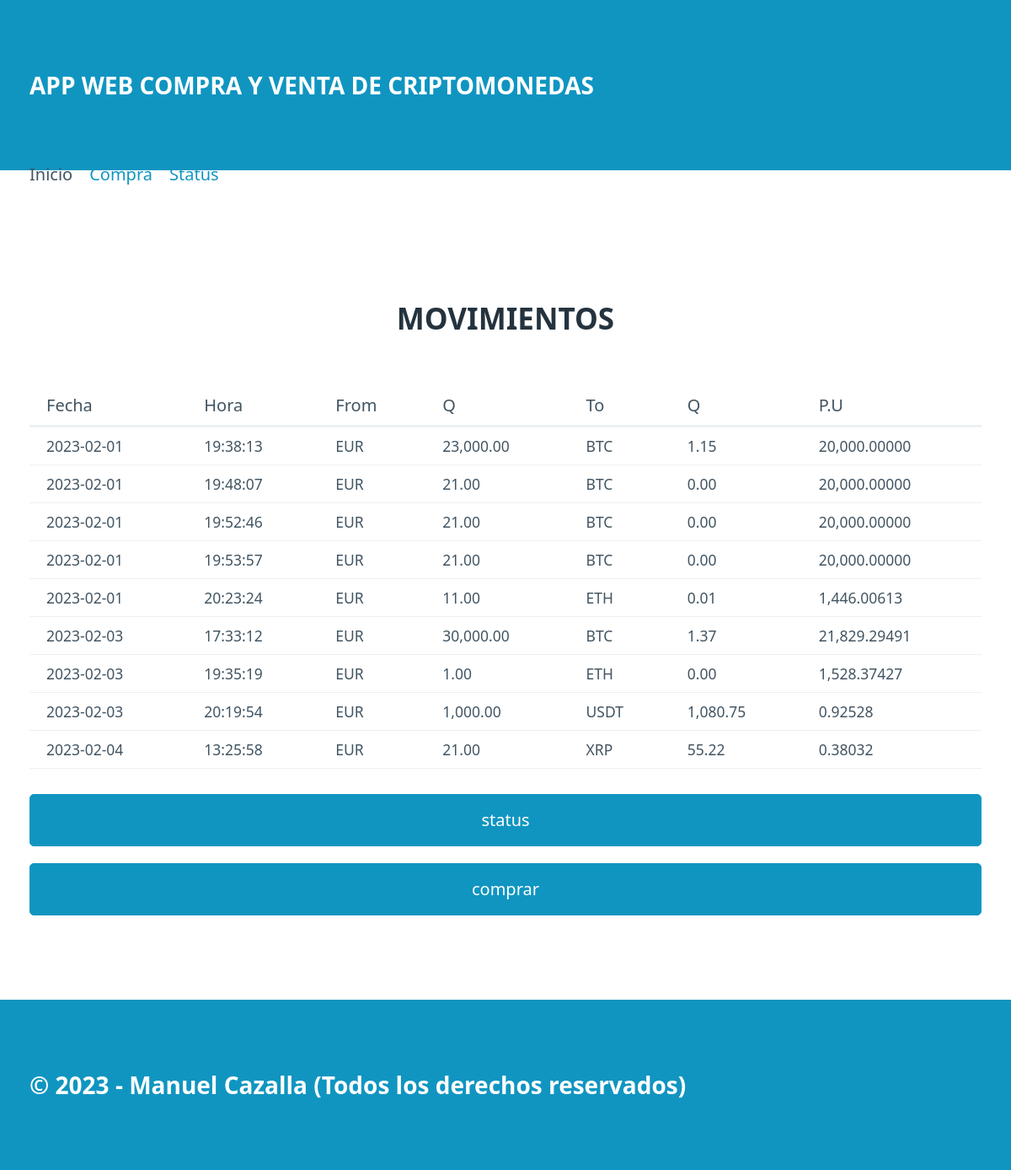
Before: / with the older database file.
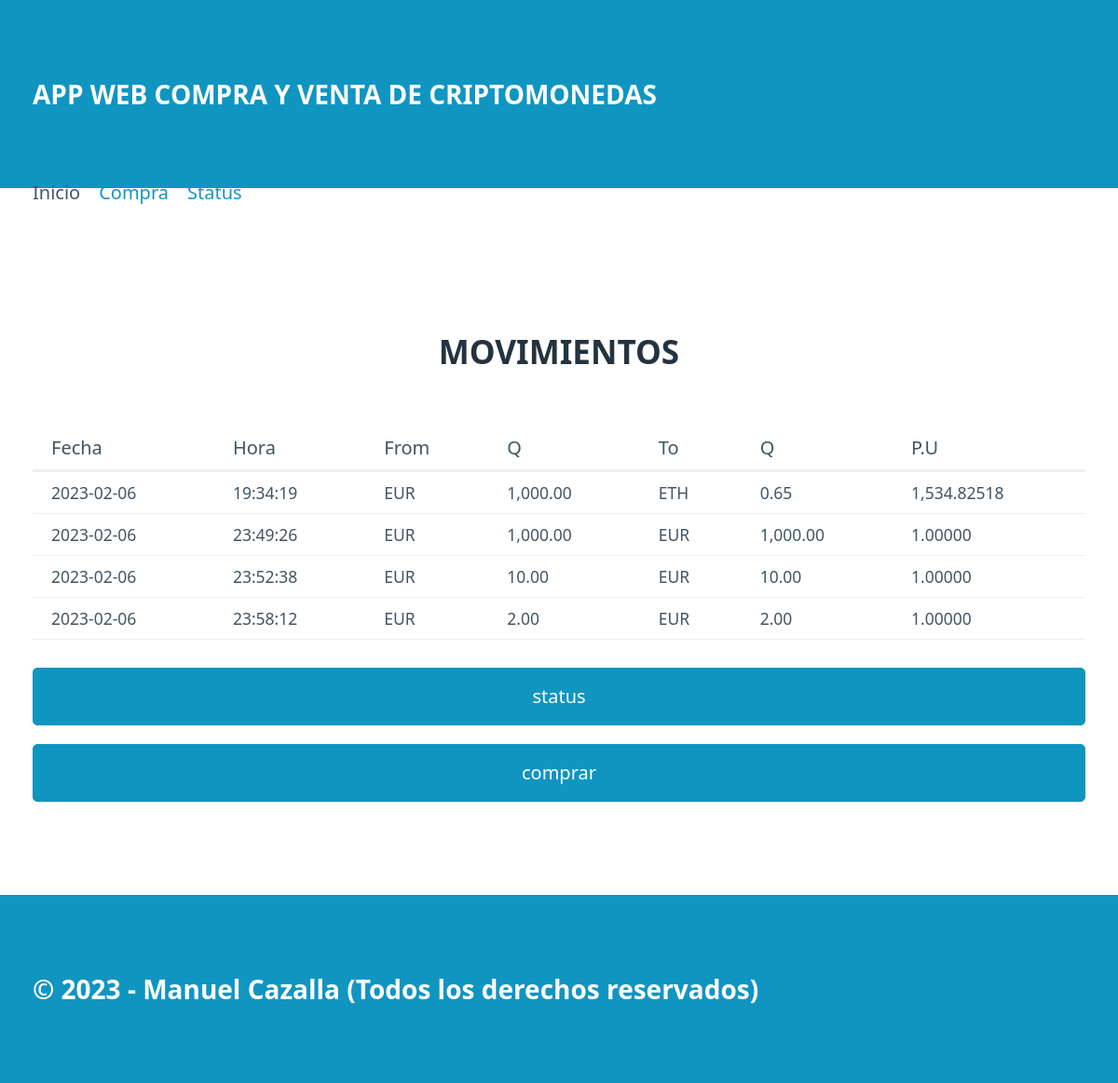
After: the same page with the newer database file.
### tables this page shows
CREATE TABLE "movimientos" (
	"id"	INTEGER,
	"date"	TEXT NOT NULL,
	"time"	TEXT NOT NULL,
	"moneda_from"	TEXT NOT NULL,
	"cantidad_from"	REAL,
	"moneda_to"	TEXT NOT NULL,
	"cantidad_to"	REAL,
	PRIMARY KEY("id" AUTOINCREMENT)
);

### blockchain/routes.py (the view)
@app.route("/")
def index():
    try:
        sqlite = ConecSqlite(ORIGIN_DATA)
        movimientos = sqlite.consultaSqlite("SELECT * from movimientos")
        return render_template("index.html",movements=  movimientos, puntero = "index.html",pageTitle ="movimimentos")
    except:
        flash("Base de datos no disponible,intentelo más tarde por favor",
              category="fallo")
        return render_template("index.html")

### blockchain/models.py (called while the page is built)
     def consultaSqlite(self,consulta):
            con = sqlite3.connect(self.ruta)
            cur = con.cursor()
            cur.execute(consulta)
            resultado = []
            columnas = cur.description
            filas = cur.fetchall()
            for dato in filas:
                movimiento = {}
                posicion = 0
                for nombre in columnas:
                    movimiento[nombre[0]] = dato[posicion]
                    posicion += 1
                resultado.append(movimiento)
            con.close()
            return resultado

### blockchain/templates/index.html
{% extends "base.html" %}
{% block section%}
        <table>
            <div class = "h2">
                <h2>MOVIMIENTOS</h2>
            </div>
            <thead>
               <tr>
                    <th>Fecha</th>
                    <th>Hora</th>
                    <th>From</th>
                    <th>Q</th>
                    <th>To</th>
                    <th>Q</th>
                    <th>P.U</th>
                </tr>
            </thead>
            <tbody>
                {% if movements %}
                {% for movement in movements %}
                <tr>
                    <td>{{movement.date}}</td>
                    <td>{{movement.time}}</td>
                    <td>{{movement.moneda_from}}</td>
                    <td>{{"{:,.2f}".format(movement.cantidad_from)}}</td>
                    <td>{{movement.moneda_to}}</td>
                    <td>{{"{:,.2f}".format (movement.cantidad_to)}}</td>
                    <td>{{"{:,.5f}".format(movement.cantidad_from / movement.cantidad_to)}}</td>
                </tr>
                {% endfor %}
                {% else%}
                <tr>
                    <td colspan="7" class="lista-vacia">NO HAY MOVIMIENTOS QUE MOSTRAR</td>
                </tr>
                {%endif%}
            </tbody>
        </table>
        <a href="/status"><button class ="status" method="POST">status</button></a>
        <a href="/purchase"><button class="comprar" method="POST">comprar</button></a>
{% endblock %}

### blockchain/templates/base.html (shortened to what this page needs)
<html lang="es">
<head>
    <link rel="stylesheet" href="/static/css/pico.css">
    <link rel="stylesheet" href="/static/css/styles.css">
</head>
<body>
    <header>
        <div class="container">
            APP WEB COMPRA Y VENTA DE CRIPTOMONEDAS
        </div>
    </header>
    <nav class="container">
        <ul>
            <li>
                {% if puntero == "index.html" %}
                <span>Inicio</span>
            </li>
            <li>
                <a href="/purchase">Compra</a>
            </li>
            <li>
                <a href="/status">Status</a>
            </li>
        </ul>
        {% endif %}
    </nav>
    <nav class="container">
        <ul>
            <li>
    </nav>
    <nav class="container">
        <ul>
            <li>
    </nav>
    <section class="container">
       {% block section %}{% endblock %}
    </section>
    <footer>
        <div class="container">
            &copy; 2023 - Manuel Cazalla (Todos los derechos reservados)
        </div>
    </footer>
</body>
</html>

### blockchain/static/css/styles.css (style rules this page uses)
header, footer { background-color: var(--primary); color: var(--primary-inverse); font-size: 1.4em; font-weight: bold; }
body { min-height: 100vh; display: grid; grid-template-rows: auto 10px 1fr auto; margin: 0; }
.h2 { text-align: center; }

Changed rows visible on the page:
removed movimientos: date "2023-02-01", time "19:38:13", moneda_from "EUR", cantidad_from "23,000.00", moneda_to "BTC", cantidad_to "1.15", movement.cantidad_from/movement.cantidad_to "20,000.00000"
removed movimientos: date "2023-02-01", time "19:48:07", moneda_from "EUR", cantidad_from "21.00", moneda_to "BTC", cantidad_to "0.00", movement.cantidad_from/movement.cantidad_to "20,000.00000"
removed movimientos: date "2023-02-01", time "19:52:46", moneda_from "EUR", cantidad_from "21.00", moneda_to "BTC", cantidad_to "0.00", movement.cantidad_from/movement.cantidad_to "20,000.00000"
removed movimientos: date "2023-02-01", time "19:53:57", moneda_from "EUR", cantidad_from "21.00", moneda_to "BTC", cantidad_to "0.00", movement.cantidad_from/movement.cantidad_to "20,000.00000"
removed movimientos: date "2023-02-01", time "20:23:24", moneda_from "EUR", cantidad_from "11.00", moneda_to "ETH", cantidad_to "0.01", movement.cantidad_from/movement.cantidad_to "1,446.00613"
removed movimientos: date "2023-02-03", time "17:33:12", moneda_from "EUR", cantidad_from "30,000.00", moneda_to "BTC", cantidad_to "1.37", movement.cantidad_from/movement.cantidad_to "21,829.29491"
removed movimientos: date "2023-02-03", time "19:35:19", moneda_from "EUR", cantidad_from "1.00", moneda_to "ETH", cantidad_to "0.00", movement.cantidad_from/movement.cantidad_to "1,528.37427"
removed movimientos: date "2023-02-03", time "20:19:54", moneda_from "EUR", cantidad_from "1,000.00", moneda_to "USDT", cantidad_to "1,080.75", movement.cantidad_from/movement.cantidad_to "0.92528"
removed movimientos: date "2023-02-04", time "13:25:58", moneda_from "EUR", cantidad_from "21.00", moneda_to "XRP", cantidad_to "55.22", movement.cantidad_from/movement.cantidad_to "0.38032"
added movimientos: date "2023-02-06", time "19:34:19", moneda_from "EUR", cantidad_from "1,000.00", moneda_to "ETH", cantidad_to "0.65", movement.cantidad_from/movement.cantidad_to "1,534.82518"
added movimientos: date "2023-02-06", time "23:49:26", moneda_from "EUR", cantidad_from "1,000.00", moneda_to "EUR", cantidad_to "1,000.00", movement.cantidad_from/movement.cantidad_to "1.00000"
added movimientos: date "2023-02-06", time "23:52:38", moneda_from "EUR", cantidad_from "10.00", moneda_to "EUR", cantidad_to "10.00", movement.cantidad_from/movement.cantidad_to "1.00000"
added movimientos: date "2023-02-06", time "23:58:12", moneda_from "EUR", cantidad_from "2.00", moneda_to "EUR", cantidad_to "2.00", movement.cantidad_from/movement.cantidad_to "1.00000"
